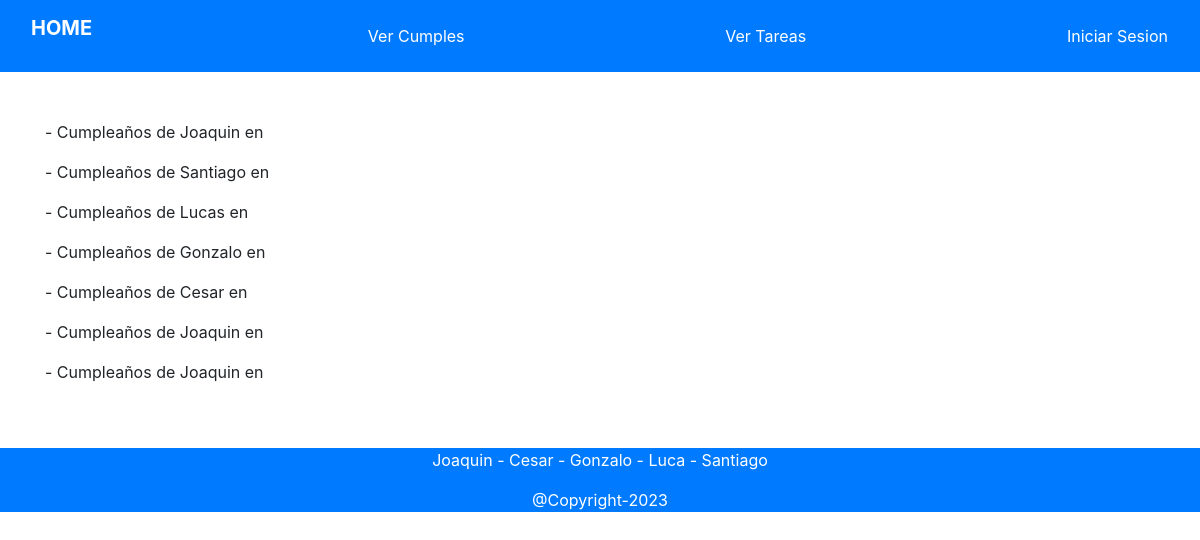
Page /verCumples on the committed database.
### APP/models.py (models this page shows)
class Cumples(models.Model):
    user = models.IntegerField()
    dia = models.IntegerField()
    mes = models.IntegerField()
    descripcion = models.CharField(max_length=200)

### APP/views.py (the view)
# urls.py: path('verCumples',views.verCumples,name='verCumples'),
def verCumples(request):
    context=Cumples.objects.all()
    return render(request, 'paginas/verCumples.html', {'context':context})

### APP/templates/paginas/verCumples.html (shortened to what this page needs)
{% extends "paginas/base.html" %}
{% load static %}
{% block contenido %}
    <div class="container">
        {% for t in context %}
            <p> - Cumpleaños de {{ t.descripcion }} en {{ t.fecha }}</p>
        {% endfor %}
    </div>
{% endblock %}

### rows in the picture
Cumples: descripcion "Joaquin"
Cumples: descripcion "Santiago"
Cumples: descripcion "Lucas"
Cumples: descripcion "Gonzalo"
Cumples: descripcion "Cesar"
Cumples: descripcion "Joaquin"
Cumples: descripcion "Joaquin"
